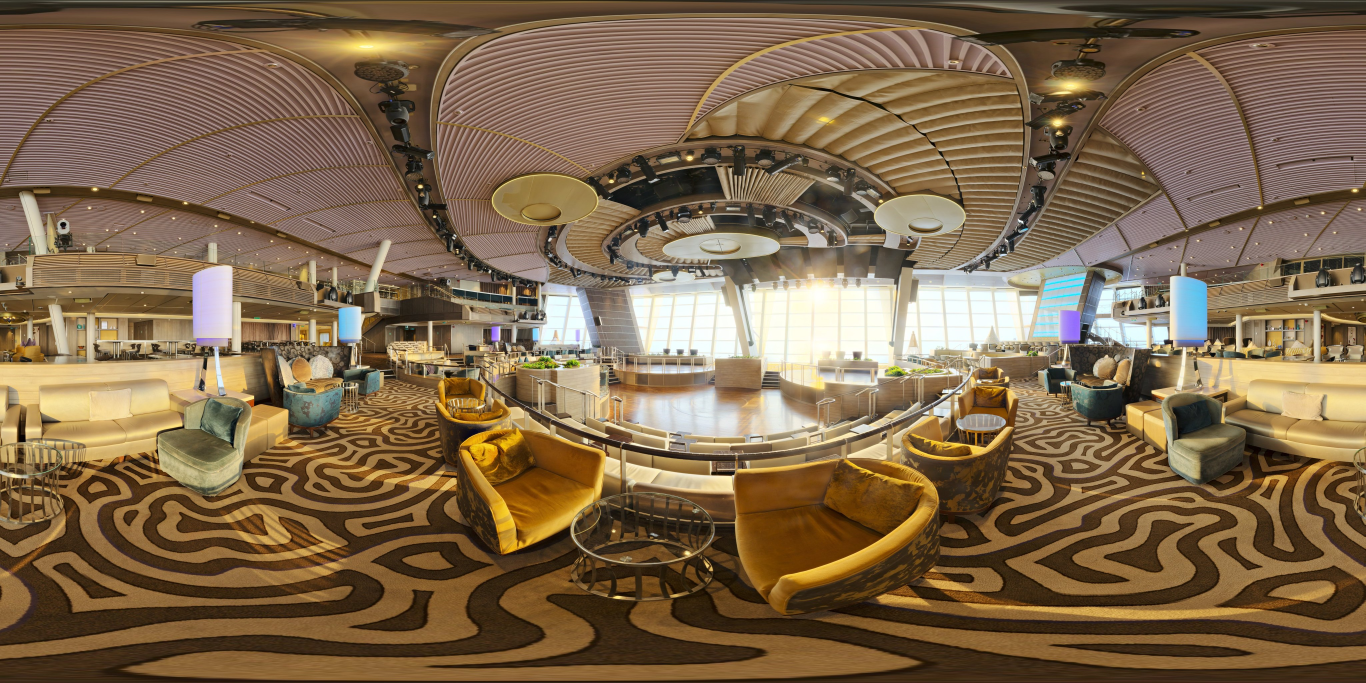
#> input picture webview-vr/panoramas/style-aft.jpg, 4096 x 2048 px, found by its file name (shown at 1/3 size); its folder holds only this picture in this run
$ python make_style_covers.py
#> lines starting #> are read from the running program, lines starting #| are printed output that depends on the picture
"""Make portrait style covers from equirect panoramas (for UI cards, not VR)."""

from __future__ import annotations

from pathlib import Path

from PIL import Image

ROOT = Path(__file__).resolve().parents[1]
PANO = ROOT / "webview-vr" / "panoramas"
ASSETS = ROOT / "apps" / "mobile" / "assets" / "styles"

# Match existing good covers (modern / wood).
COVER_W, COVER_H = 864, 1152


def is_equirect(path: Path) -> bool:
    with Image.open(path) as im:
        w, h = im.size
    return abs(w / h - 2.0) < 0.08 and w >= 2000


def make_cover(src: Path, dest: Path) -> None:
    with Image.open(src) as im:
        im = im.convert("RGB")
        w, h = im.size
        # Avoid zenith/nadir; keep middle band where rooms read clearly.
        y0 = int(h * 0.20)
        y1 = int(h * 0.78)
        band_h = y1 - y0
        band_w = max(1, int(band_h * COVER_W / COVER_H))
        x0 = max(0, (w - band_w) // 2)
        x1 = min(w, x0 + band_w)
        crop = im.crop((x0, y0, x1, y1))
        cover = crop.resize((COVER_W, COVER_H), Image.Resampling.LANCZOS)
    dest.parent.mkdir(parents=True, exist_ok=True)
    cover.save(dest, format="JPEG", quality=88, optimize=True)
    print(f"  cover {dest.name} <- {src.name} ({cover.size[0]}x{cover.size[1]}, {dest.stat().st_size} bytes)")


def main() -> None:
    fixed = 0
    for pano in sorted(PANO.glob("style-*.jpg")):
        dest = ASSETS / pano.name
        need = (not dest.is_file()) or is_equirect(dest) or dest.stat().st_size < 20_000
#> in is_equirect, im is the input picture: PIL image 4096x2048 RGB; mean R, G, B 127.1, 103.7, 75.8
#> need = True
        if not need:
            continue
        make_cover(pano, dest)
#> in make_cover, `crop = im.crop((x0, y0, x1, y1))`:
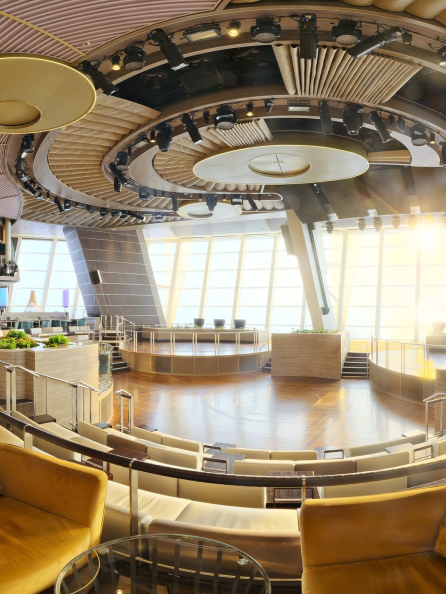
#> crop: PIL image 891x1188 RGB (shown at 1/2 size); mean R, G, B 152.4, 135.2, 109.3
#> in make_cover, `cover = crop.resize((COVER_W, COVER_H), Image.Resampling.LANCZOS)`:
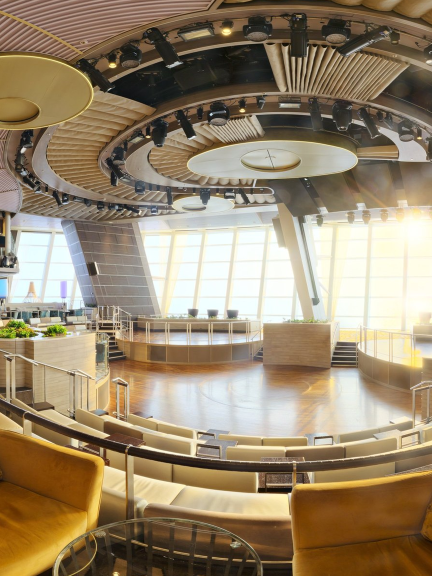
#> cover: PIL image 864x1152 RGB (shown at 1/2 size); mean R, G, B 152.4, 135.2, 109.3
        fixed += 1
    print(f"updated covers: {fixed}")


if __name__ == "__main__":
#> (the run stopped early here; a loop or call above may not have finished)

$ run again, on webview-vr/panoramas/style-bath.jpg
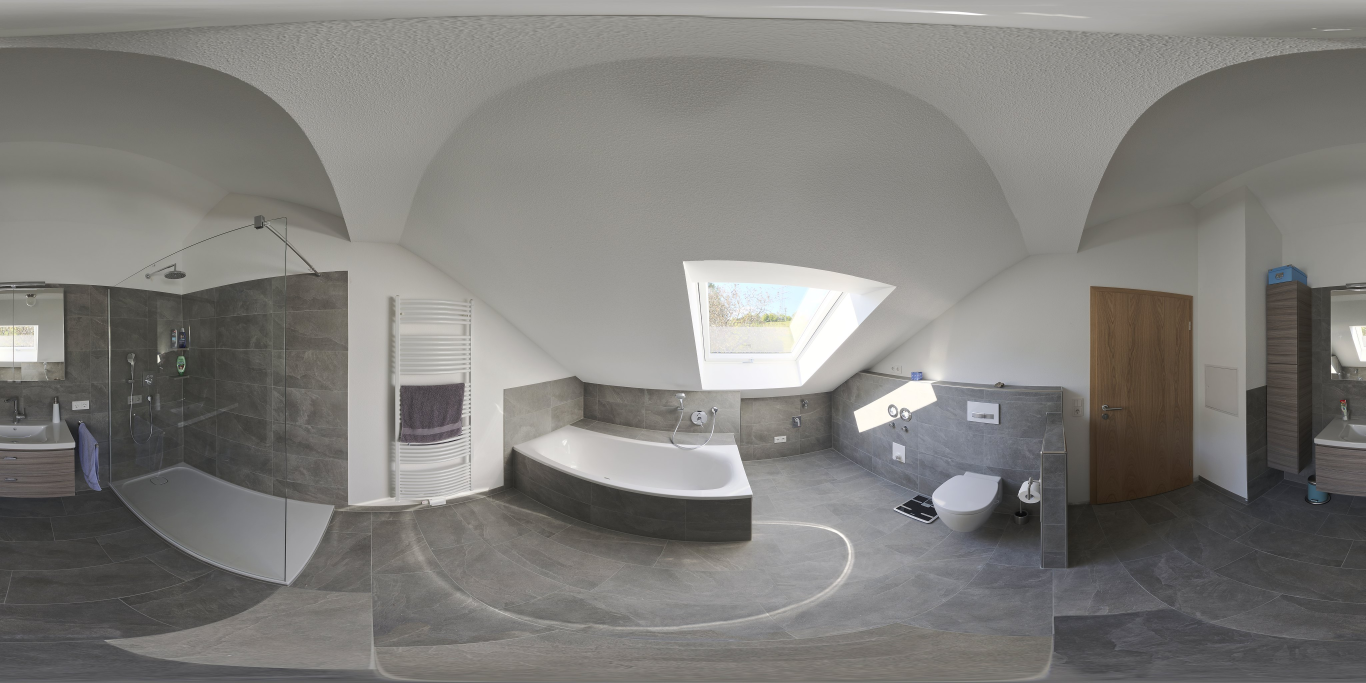
#> input picture webview-vr/panoramas/style-bath.jpg, 4096 x 2048 px, found by its file name (shown at 1/3 size)
#> in is_equirect, im is the input picture: PIL image 4096x2048 RGB; mean R, G, B 127.8, 126.2, 122.8
#> in make_cover, `crop = im.crop((x0, y0, x1, y1))`:
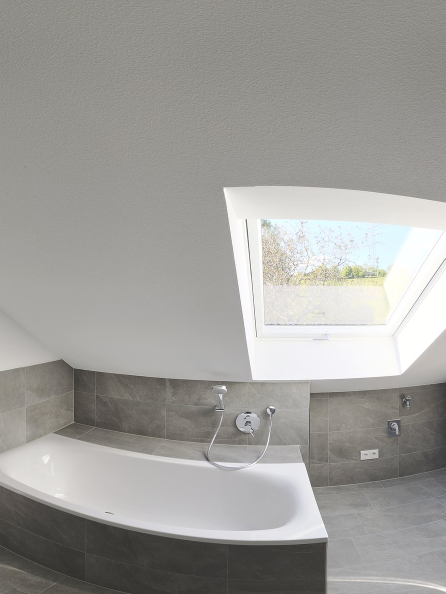
#> crop: PIL image 891x1188 RGB (shown at 1/2 size); mean R, G, B 158.8, 157.7, 154.1

$ run again, on webview-vr/panoramas/style-blush.jpg
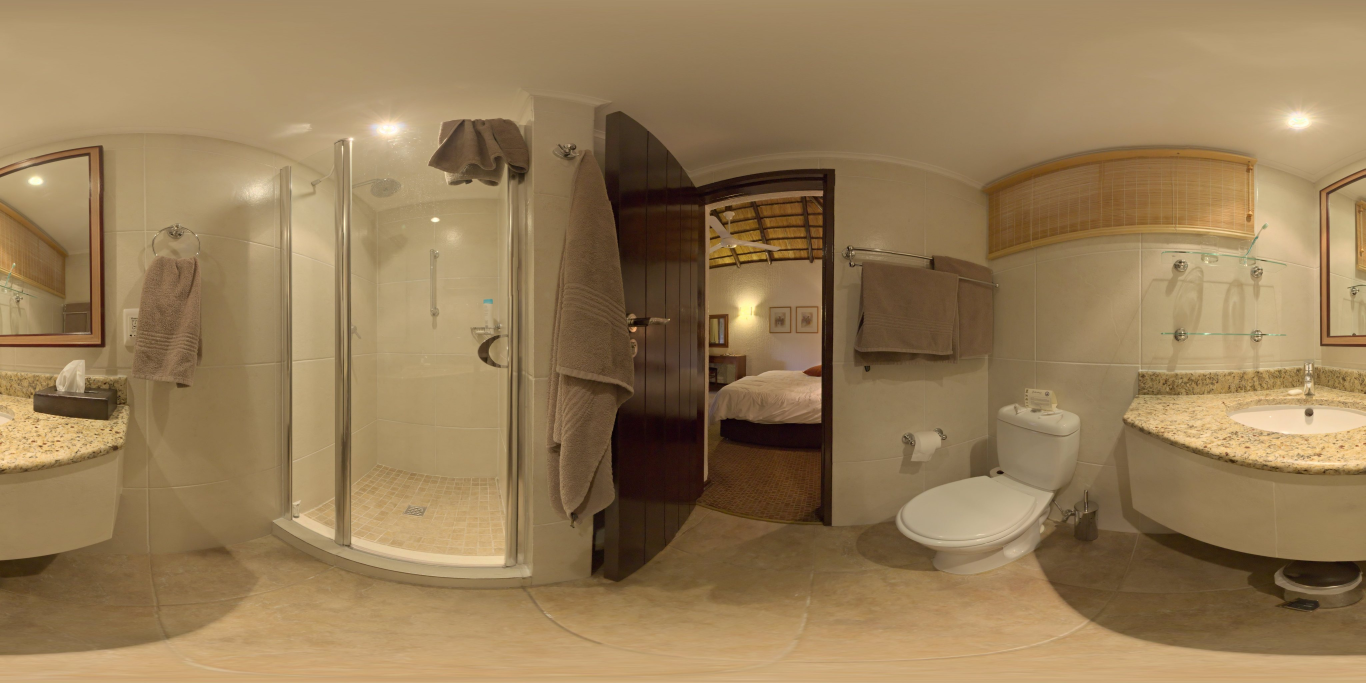
#> input picture webview-vr/panoramas/style-blush.jpg, 4096 x 2048 px, found by its file name (shown at 1/3 size)
#> in is_equirect, im is the input picture: PIL image 4096x2048 RGB; mean R, G, B 150.3, 124.4, 87.3
#> in make_cover, `crop = im.crop((x0, y0, x1, y1))`:
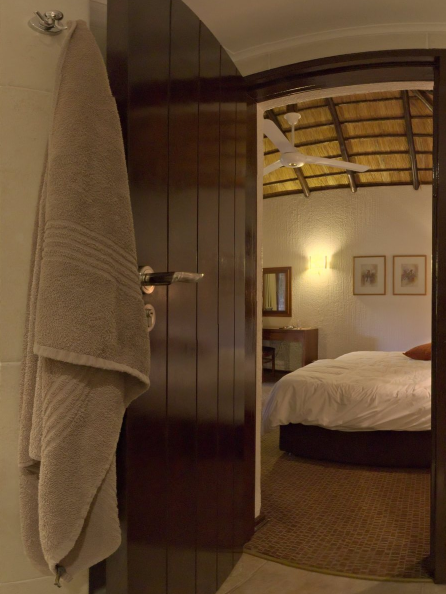
#> crop: PIL image 891x1188 RGB (shown at 1/2 size); mean R, G, B 95.7, 70.8, 45.8

$ run again, on webview-vr/panoramas/style-cream.jpg
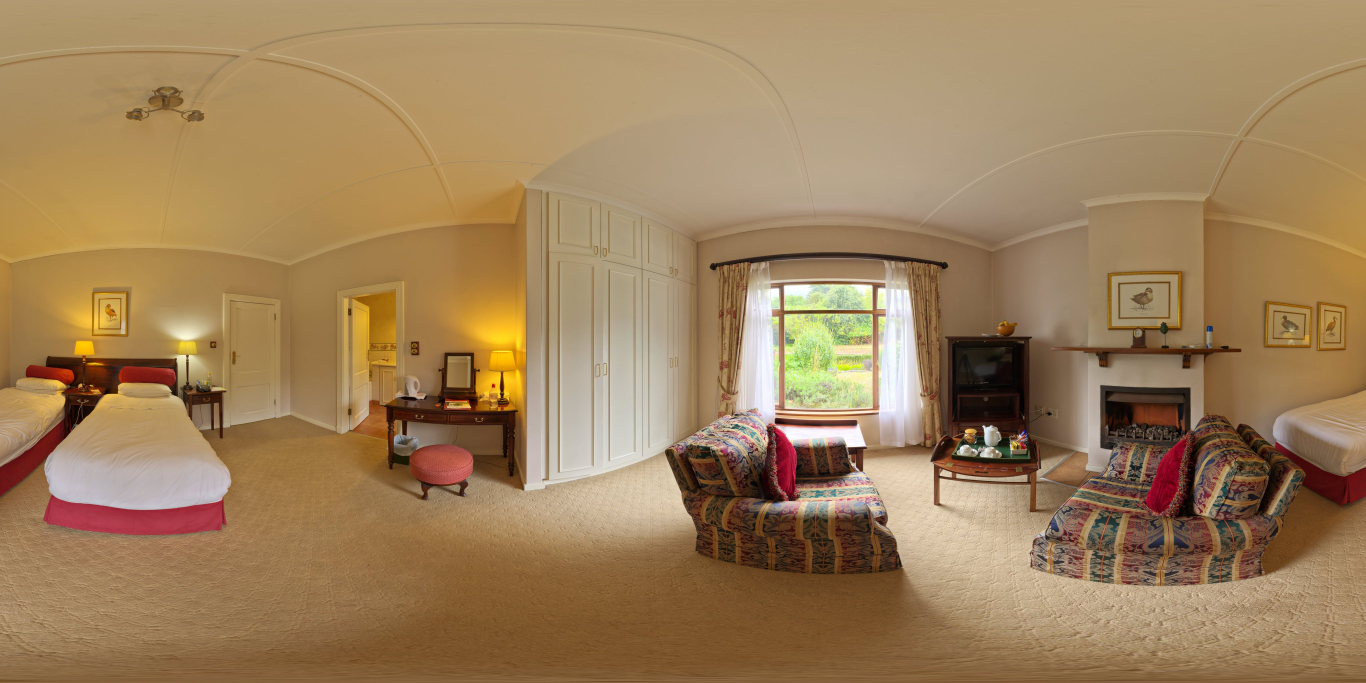
#> input picture webview-vr/panoramas/style-cream.jpg, 4096 x 2048 px, found by its file name (shown at 1/3 size)
#> in is_equirect, im is the input picture: PIL image 4096x2048 RGB; mean R, G, B 158.2, 128.7, 91.2
#> in make_cover, `crop = im.crop((x0, y0, x1, y1))`:
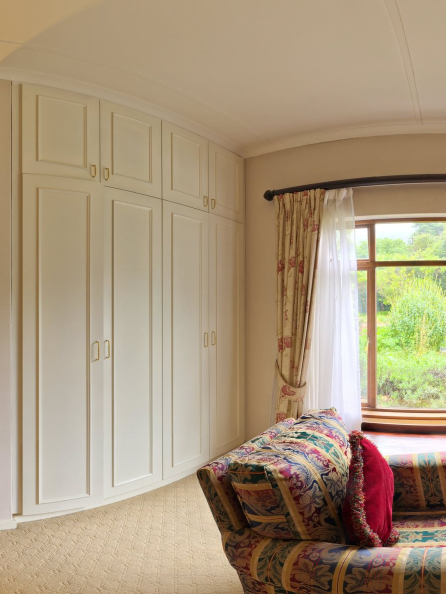
#> crop: PIL image 891x1188 RGB (shown at 1/2 size); mean R, G, B 168.7, 150, 123.7

$ run again, on webview-vr/panoramas/style-air.jpg
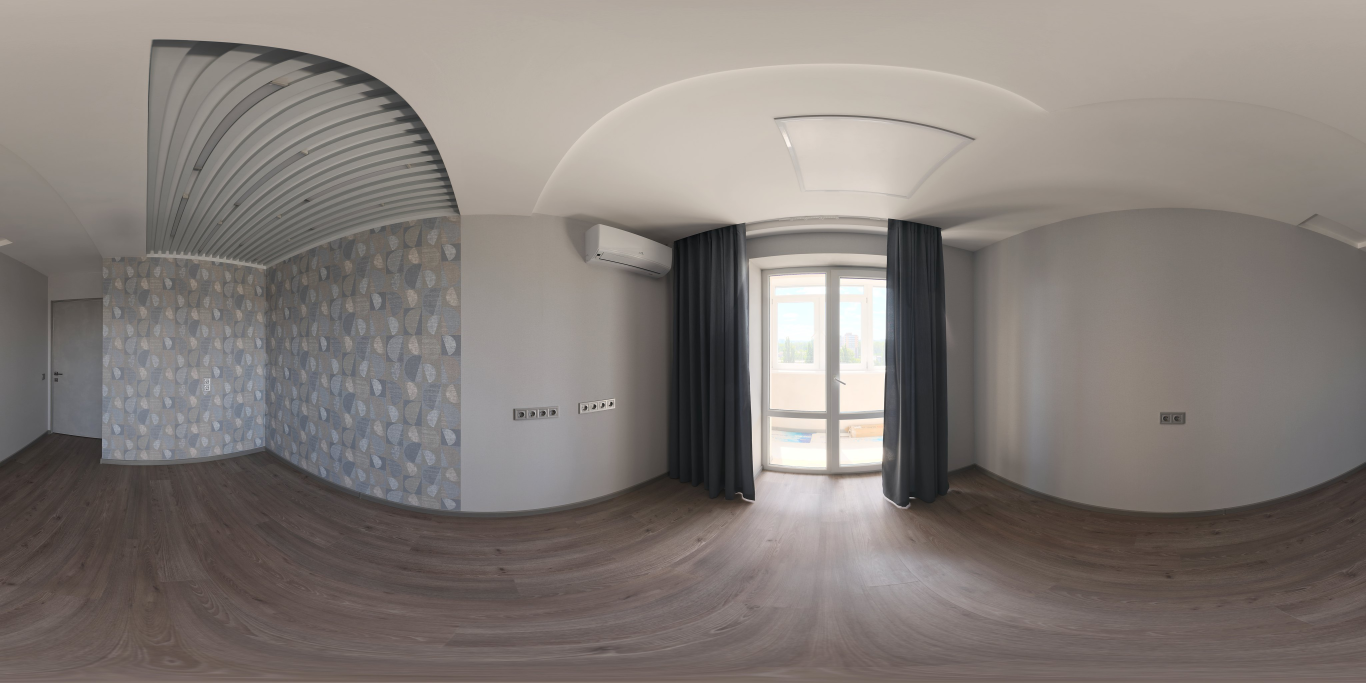
#> input picture webview-vr/panoramas/style-air.jpg, 4096 x 2048 px, found by its file name (shown at 1/3 size)
#> in is_equirect, im is the input picture: PIL image 4096x2048 RGB; mean R, G, B 132.5, 125.2, 120.7
#> in make_cover, `crop = im.crop((x0, y0, x1, y1))`:
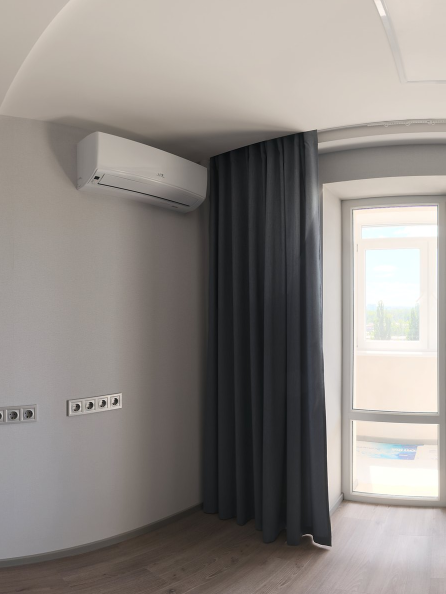
#> crop: PIL image 891x1188 RGB (shown at 1/2 size); mean R, G, B 143.7, 138.1, 133.7
